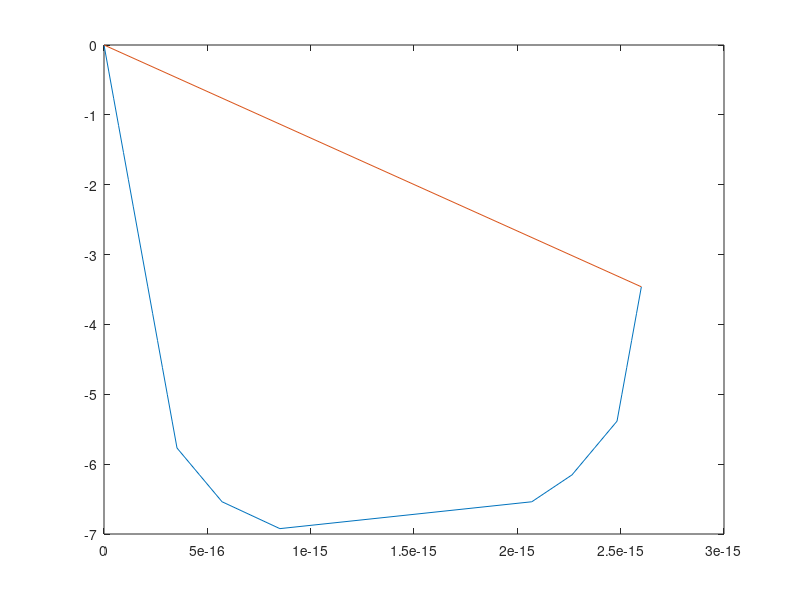

MATLAB code for this plot:
% Gravitational constant
g = 9.81; % [kg m/s^2]
% Number of nodes
nNodes = 25; % []
% Total length of cable
dLength = 10; % [m]
% Unit weight of the cable
dUnitWeight = 1.500; % [kg/m]%
% Mass of the cable
dMassCable = dUnitWeight*dLength; % [kg]
dMassNode = dMassCable/(nNodes+2); % [kg]
% Distance between nodes
dNodeDistance = dLength/(nNodes+1); % [m]
% Nominal force that pulls at node N+1
Fp = 50; % [N]
% Fp = 0;
% Fp = 10*dMassCable*g;
% Angle the force Fp has with the x-axis at node N+1
phi = deg2rad(90);
% phi = deg2rad(0);
% phi = deg2rad(180);



aLoadForceDirn = zeros(2, nNodes + 2);
vLoadForceAngle = zeros(1, nNodes + 2);
vLoadForceMag = zeros(1, nNodes + 2);
vNodePosition = zeros(2, nNodes + 2);

aLoadForceDirn(:, end) = (Fp.*[cos(phi); sin(phi)] + dMassNode*g.*[0; -1]);
vLoadForceAngle(end) = atan2(aLoadForceDirn(2, end), aLoadForceDirn(1, end));

% Loop over all nodes starting at the last node to calculate their load forces
% and angles of these forces
for iNode = fliplr(1:nNodes+1)
    aLoadForceDirn(:, iNode) = aLoadForceDirn(:, iNode + 1) + dMassNode.*g.*[0; -1];
    vLoadForceAngle(iNode) = atan2(aLoadForceDirn(2, iNode), aLoadForceDirn(1, iNode));
    vLoadForceMag(end) = sqrt(sum(aLoadForceDirn(:, iNode).^2));
end

for iNode = 1:size(vNodePosition, 2)
    vNodePosition(:, iNode + 1) = dNodeDistance.*[cos(vLoadForceAngle(iNode)); sin(vLoadForceAngle(iNode))] + vNodePosition(:, iNode);
end








% 
% 
% % Keeps the calculated angles
% vAngles = zeros(1, nNodes);
% vAngles(nNodes) = phi;
% % Keep the direction 
% aLoadForces = zeros(2, nNodes);
% aLoadForces(:, end) = (Fp.*[cos(phi); sin(phi)] + dMassNode*g.*[0; -1]);
% % aLoadForces(:, nNodes + 1) = (Fp.*[cos(phi); sin(phi)] + dMassNode*g.*[0; -1]);
% % aForces(:,nNodes + 1) = -(Fp.*[cos(phi); sin(phi)] + dMassNode*g.*[0; -1]);
% % Keeps the nominal forces at each node
% vForces = zeros(1, nNodes);
% % vForces = sqrt(sum(aLoadForces.^2));
% % Keep the position of each node
% vPositions = zeros(2, nNodes);
% 
% % Loop over all nodes starting at the last node
% for iNode = fliplr(2:nNodes)
%     aForceOnNode = aLoadForces(:, iNode);
%     aResultingForce = -(aForceOnNode + dMassNode*g.*[0; -1]);
%     
%     aLoadForces(:, iNode-1) = -aResultingForce;
%     
%     vForces(iNode) = sqrt(sum(aLoadForces(:, iNode).^2));
%     vAngles(iNode) = atan2(aLoadForces(2, iNode), aLoadForces(1, iNode));
% end
% 
% % for iNode = fliplr(1:nNodes)
% %     aForces(:, iNode) = -aForces(:, iNode + 1);
% %     vForces(iNode) = sqrt(sum(aForces(:, iNode).^2));
% %     
% %     vAngles(iNode) = atan2(-aForces(2, iNode), -aForces(1, iNode));
% %     
% % %     Fx = vForces(iNode + 1)*cos(vAngles(iNode + 1));
% % %     Fz = dMassNode*g + vForces(iNode + 1)*sin(vAngles(iNode + 1));
% % %     vForces(iNode) = sqrt( Fx.^2 + Fz.^2 );
% % %     
% % % %     vAngles(iNode) = 1/2*acos(2*Fx*Fz/(vForces(iNode).^2));
% % %     
% % % %     vAngles(iNode) = atan2( dMassNode*g + vForces(iNode+1)*sin(vAngles(iNode+1)), vForces(iNode+1)*cos(vAngles(iNode+1)) );
% % %     vAngles(iNode) = atan2(Fz, Fx);
% % % %     vAngles(iNode) = atan( ( dMassNode*g + vForces(iNode+1)*sin(vAngles(iNode+1)) )/( vForces(iNode+1)*cos(vAngles(iNode+1)) ) );
% % %     
% % %     aForces(:,iNode) = vForces(iNode).*[cos(vAngles(iNode)); sin(vAngles(iNode))];
% % end
% 
% for iNode = 1:size(vPositions, 2)-1
%     vPositions(:, iNode+1) = dNodeDistance.*[cos(vAngles(iNode)); sin(vAngles(iNode))] + vPositions(:, iNode);
% end
% % rad2deg(vAngles)
% % vPositions

figure; plot(vNodePosition(1, :), vNodePosition(2, :), vNodePosition(1, [1, end]), vNodePosition(2, [1, end]));
